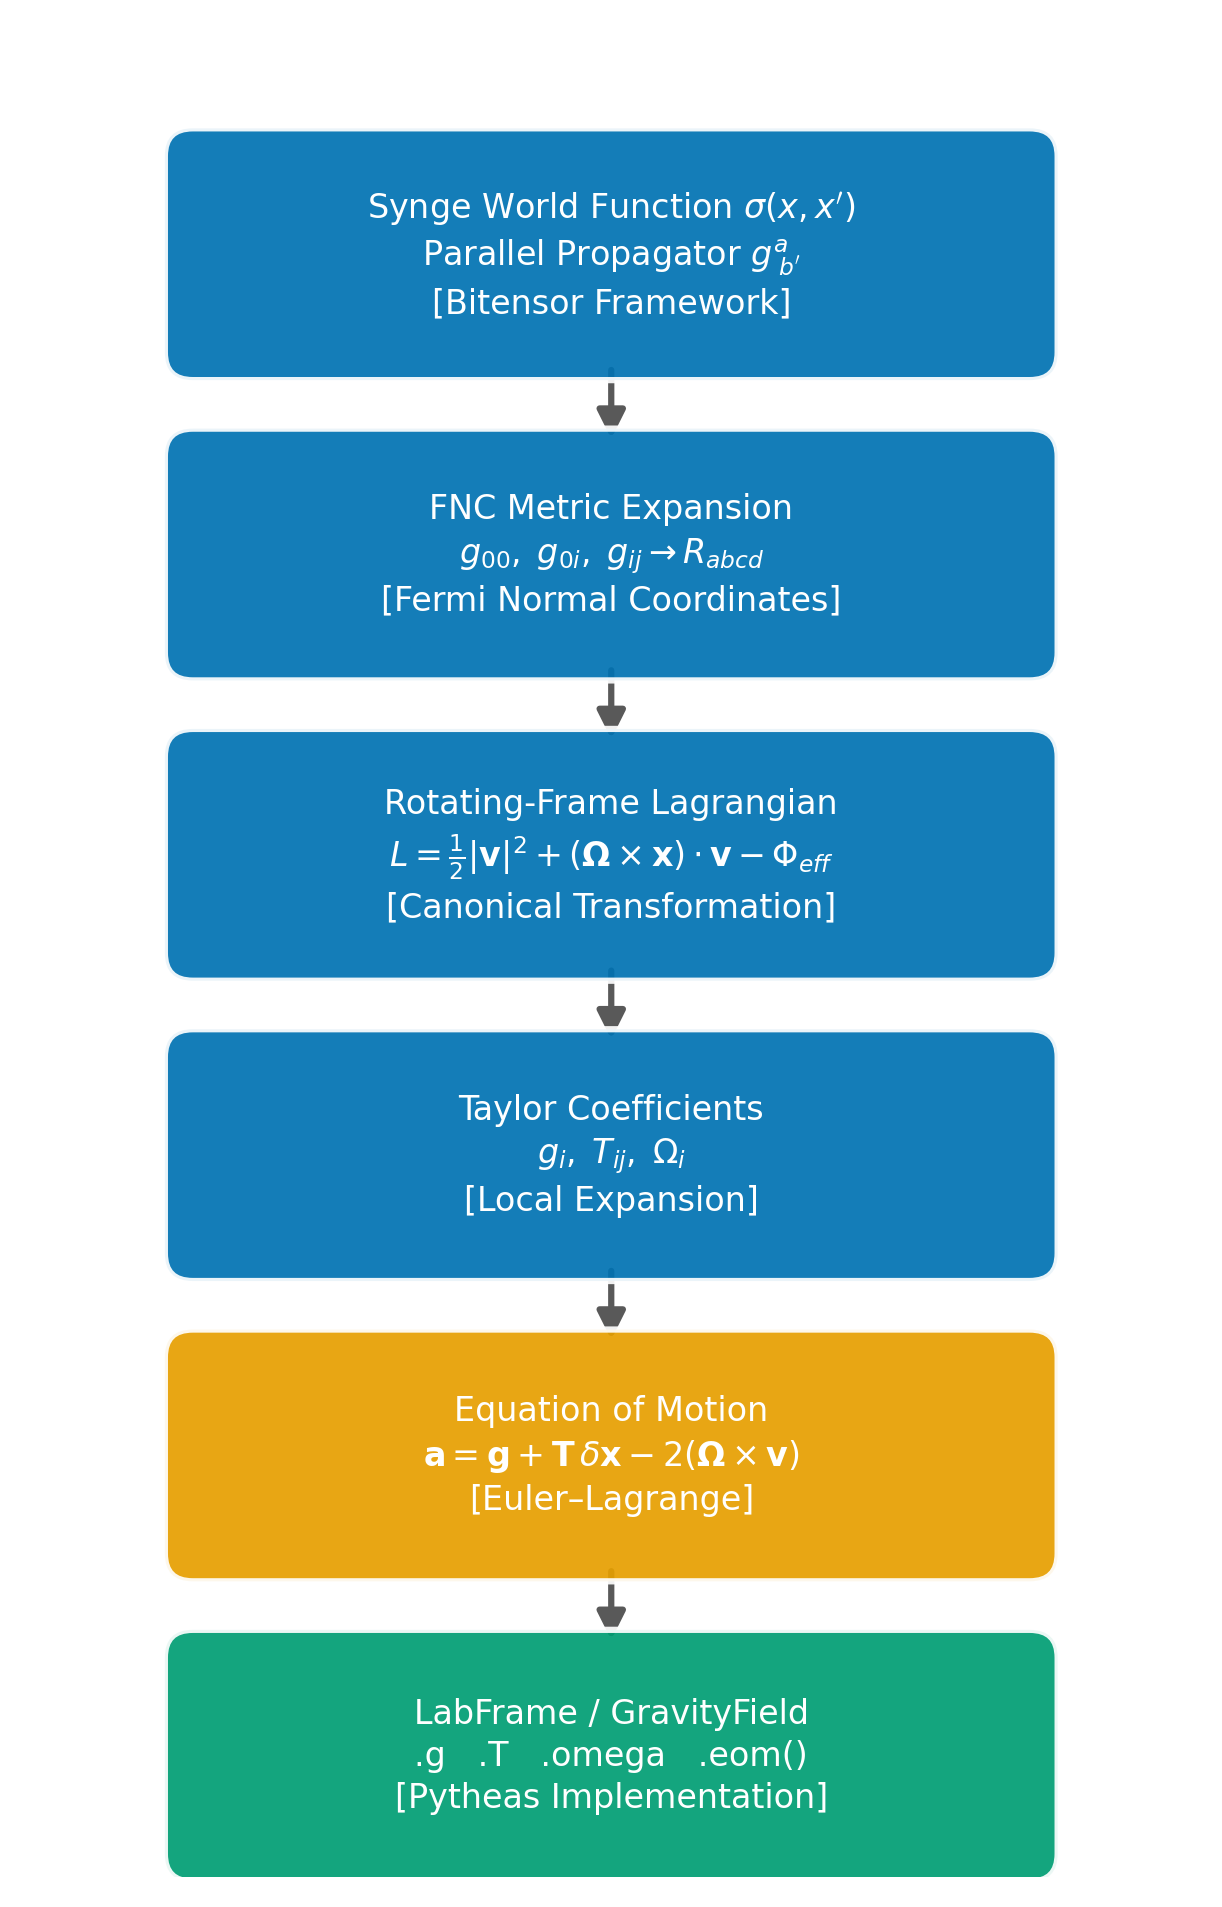

Recreate this plot in Python.
#!/usr/bin/env python3
"""Figure 15: Conceptual hierarchy from bitensor theory to LabFrame code.

Vertical flowchart showing the path from the Synge world function and
parallel propagator down to the Pytheas LabFrame / GravityField API.
"""

import sys
sys.path.insert(0, "/home/xeal/dev/pytheas/doc/figures")
sys.path.insert(0, "/home/xeal/dev/pytheas")

import matplotlib
matplotlib.use("Agg")
import matplotlib.pyplot as plt
from matplotlib.patches import FancyBboxPatch, FancyArrowPatch
from style import apply_style, COLORS

apply_style()

# ---- Box definitions (top to bottom) ----
boxes = [
    {
        "title": "Synge World Function $\\sigma(x,x')$\n"
                 "Parallel Propagator $g^{a}_{\\;b'}$\n"
                 "[Bitensor Framework]",
        "color": COLORS["navy"],
    },
    {
        "title": "FNC Metric Expansion\n"
                 "$g_{00},\\; g_{0i},\\; g_{ij} \\to R_{abcd}$\n"
                 "[Fermi Normal Coordinates]",
        "color": COLORS["navy"],
    },
    {
        "title": "Rotating-Frame Lagrangian\n"
                 "$L = \\frac{1}{2}|\\mathbf{v}|^2 "
                 "+ (\\boldsymbol{\\Omega} \\times \\mathbf{x})\\cdot\\mathbf{v}"
                 " - \\Phi_{eff}$\n"
                 "[Canonical Transformation]",
        "color": COLORS["navy"],
    },
    {
        "title": "Taylor Coefficients\n"
                 "$g_i,\\; T_{ij},\\; \\Omega_i$\n"
                 "[Local Expansion]",
        "color": COLORS["navy"],
    },
    {
        "title": "Equation of Motion\n"
                 "$\\mathbf{a} = \\mathbf{g} + \\mathbf{T}\\,\\delta\\mathbf{x}"
                 " - 2(\\boldsymbol{\\Omega} \\times \\mathbf{v})$\n"
                 "[Euler\u2013Lagrange]",
        "color": COLORS["orange"],
    },
    {
        "title": "LabFrame / GravityField\n"
                 ".g   .T   .omega   .eom()\n"
                 "[Pytheas Implementation]",
        "color": COLORS["green"],
    },
]

# ---- Layout parameters ----
fig_w, fig_h = 5, 8
box_w = 3.6
box_h = 0.85
gap = 0.45          # vertical gap between boxes
top_margin = 0.55   # from top of figure to top of first box

n = len(boxes)
total_h = n * box_h + (n - 1) * gap
y_start = fig_h - top_margin  # top of first box

fig, ax = plt.subplots(figsize=(fig_w, fig_h))
ax.set_xlim(0, fig_w)
ax.set_ylim(0, fig_h)
ax.axis("off")

x_center = fig_w / 2
x_left = x_center - box_w / 2

for i, box in enumerate(boxes):
    y_top = y_start - i * (box_h + gap)
    y_bot = y_top - box_h

    # Draw rounded box
    fc = box["color"]
    patch = FancyBboxPatch(
        (x_left, y_bot), box_w, box_h,
        boxstyle="round,pad=0.12",
        facecolor=fc, edgecolor="white", linewidth=1.5, alpha=0.92,
        zorder=2,
    )
    ax.add_patch(patch)

    # Text (white on dark background)
    ax.text(
        x_center, y_bot + box_h / 2, box["title"],
        ha="center", va="center", fontsize=8,
        color="white", fontweight="medium",
        linespacing=1.35, zorder=3,
    )

    # Arrow to next box
    if i < n - 1:
        arrow_top = y_bot - 0.04
        arrow_bot = y_bot - gap + 0.04
        arrow = FancyArrowPatch(
            (x_center, arrow_top), (x_center, arrow_bot),
            arrowstyle="-|>", color="0.35",
            linewidth=1.5, mutation_scale=14, zorder=1,
        )
        ax.add_patch(arrow)

fig.savefig("/home/xeal/dev/pytheas/doc/figures/fig15_lab_frame_hierarchy.png")
plt.close(fig)
print("Saved fig15_lab_frame_hierarchy.png")
